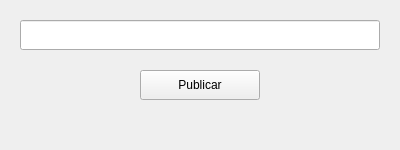
<?xml version="1.0" encoding="UTF-8"?>
<ui version="4.0">
 <class>PublisherWindow</class>
 <widget class="QMainWindow" name="PublisherWindow">
  <property name="geometry">
   <rect><x>0</x><y>0</y><width>400</width><height>150</height></rect>
  </property>
  <property name="windowTitle">
   <string>Publicador de Video</string>
  </property>
  <widget class="QWidget" name="centralwidget">
   <widget class="QLineEdit" name="urlLineEdit">
    <property name="geometry">
     <rect><x>20</x><y>20</y><width>360</width><height>30</height></rect>
    </property>
   </widget>
   <widget class="QPushButton" name="publishButton">
    <property name="geometry">
     <rect><x>140</x><y>70</y><width>120</width><height>30</height></rect>
    </property>
    <property name="text">
     <string>Publicar</string>
    </property>
   </widget>
  </widget>
 </widget>
 <resources/>
 <connections/>
</ui>
